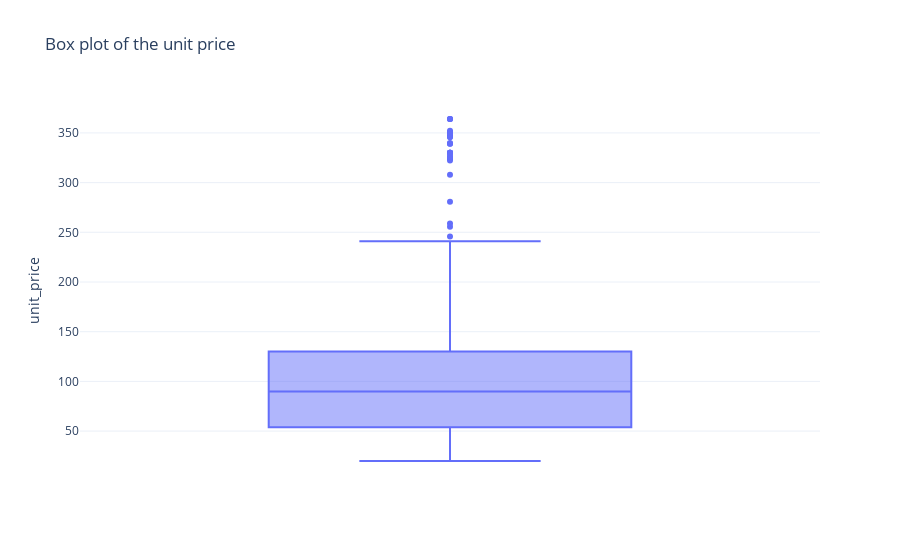

Source (notebook cell):
### Code cell
# Now let’s have a look at the distribution of the unit prices using a box plot:
fig = px.box(data,y="unit_price",title="Box plot of the unit price")
fig.show()

### Figure 1 — Plotly figure (JSON) as saved in the notebook; plotly's stock layout.template omitted (floating-point values rounded to 4 significant figures; data arrays with more than 128 entries replaced by an {"elided": "..."} marker saying what was removed)
{"data": [{"alignmentgroup": "True", "hovertemplate": "unit_price=%{y}<extra></extra>", "legendgroup": "", "marker": {"color": "#636efa"}, "name": "", "notched": false, "offsetgroup": "", "orientation": "v", "showlegend": false, "type": "box", "x0": " ", "xaxis": "x", "y": {"elided": "676 float values"}, "y0": " ", "yaxis": "y"}], "layout": {"boxmode": "group", "legend": {"tracegroupgap": 0}, "title": {"text": "Box plot of the unit price"}, "xaxis": {"anchor": "y", "domain": [0, 1]}, "yaxis": {"anchor": "x", "domain": [0, 1], "title": {"text": "unit_price"}}}}
